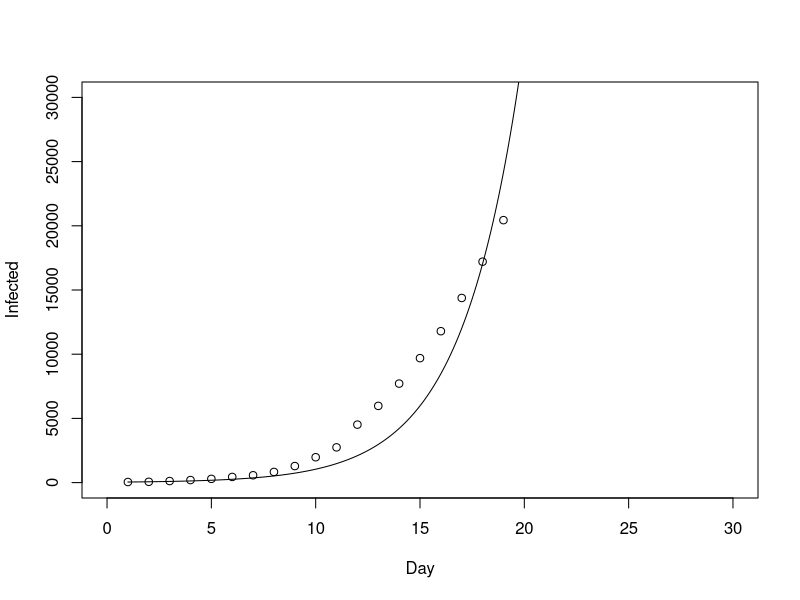

Write R code to recreate this figure.
rm(list=ls())
## https://blog.ephorie.de/wp-content/uploads/2020/03/covid.r

library(deSolve)

SIR <- function(time, state, parameters)
{
    stateParameters <- as.list(c(state, parameters))
    with(stateParameters,
         {
             dSdt <- -beta * I * S / N
             dIdt <- beta * I * S / N - gamma * I
             list(c(dSdt, dIdt))
         }
    )
}

RSS <- function(parameters)
{
    names(parameters) <- c("beta", "gamma")
    out <- ode(y=init, times=Day, func=SIR, parms=parameters)
    fitInfected <- out[,3]
    sum((Infected - fitInfected)^2)
}


IpRpD <- c(45, 62, 121, 198, 291, 440, 571, 830, 1287, 1975, 2744, 4515, 5974,
           7711, 9692, 11791, 14380, 17205, 20440, 24324, 28018, 31161, 34546,
           37198, 40171, 42638, 44653, 59804, 63851, 66492, 68500, 70548,
           72436, 74185, 74576, 75465, 76288, 76936, 77150, 77658, 78064,
           78497, 78824, 79251, 79824, 80026, 80151, 80270, 80409, 80552,
           80651, 80695, 80735, 80754, 80778, 80793, 80813, 80824, 80844,
           80860, 80881, 80894, 80928, 80967, 81008)

R <- c(15,19, 24, 25, 25, 25, 25, 34,  38,  49,  51,  60, 103, 124, 171, 243,
       328,  475,  632,   892, 1153, 1540, 2050, 2649, 3281, 3996, 4749, 5911,
       6723, 8096, 9419, 10844, 12552, 14376, 16155, 18264, 20659, 22888,
       24734, 27323, 29745, 32495, 36117, 39002, 41625, 44462, 47204, 49856,
       52045, 53726, 55404, 57065, 58600, 59897, 61475, 62793, 64111, 65541,
       66911, 67749, 68679, 69601, 70420, 71150, 71740)

D <- c( 2, 2, 2,   3,  6,  9, 17, 25,  41,  56,  80, 106, 132, 170, 213, 259,
       304,  361,  425,   490,  563,  637,  722,  811,  908, 1016, 1113, 1259,
       1380, 1523, 1665, 1770, 1868, 2004, 2118, 2236, 2345, 2442, 2592, 2663,
       2715, 2744, 2788, 2835, 2870, 2912, 2943, 2981, 3012, 3042, 3070, 3097,
       3119, 3136, 3158, 3169, 3176, 3189, 3199, 3213, 3226, 3237, 3245, 3248,
       3255)

Infected <- (IpRpD)[1:19]

Day <- 1:(length(Infected))
N <- 1400000000 # population of mainland china
init <- c(S=N-Infected[1], I=Infected[1])
##Opt <- optim(c(0.7, 0.4), RSS, method="L-BFGS-B", lower=c(0, 0), upper=c(1, 1), trace=TRUE)
Opt <- optim(c(0.5, 0.5), RSS, control=list(parscale=c(1e-4, 1e-4), factr=1))
Opt_par <- setNames(Opt$par, c("beta", "gamma"))
print(Opt_par)


t <- seq(1, 70, 0.1)                   # time in days
fit <- data.frame(ode(y=init, times=t, func=SIR, parms=Opt_par))
#str(fit)

plot(Day,Infected, xlim = c(0,30), ylim = c(0,3*10^4))
lines(t, fit[,3])
